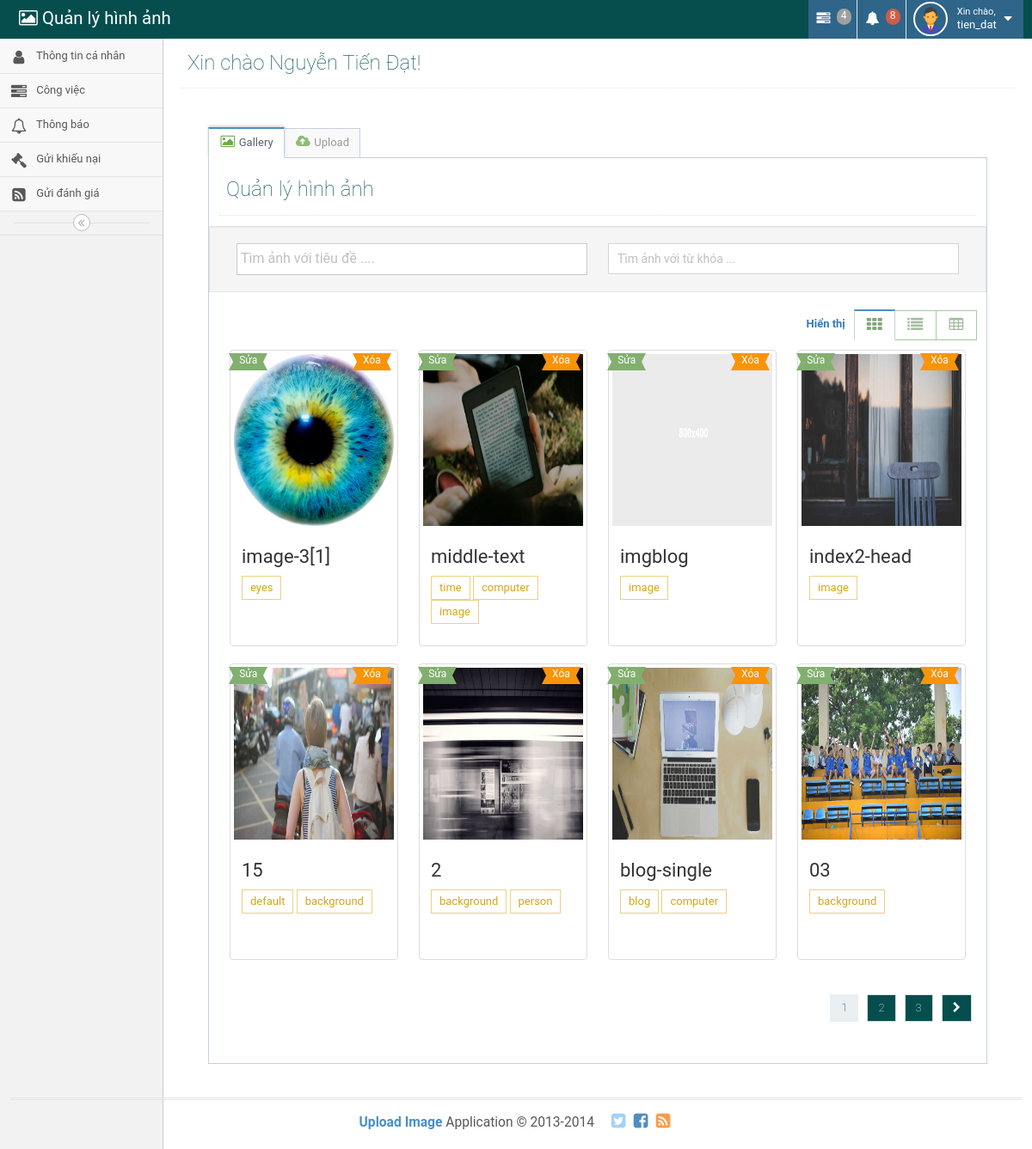
The page /index.php/upload on the database its author committed.
### tables this page shows
CREATE TABLE `images` (
  `image_id` int(11) NOT NULL,
  `title` varchar(255) NOT NULL,
  `url` varchar(255) NOT NULL,
  `uid` int(11) NOT NULL DEFAULT '1',
  `keywords` varchar(255) NOT NULL,
  `date_created` timestamp NOT NULL DEFAULT CURRENT_TIMESTAMP
);

CREATE TABLE `keywords` (
  `key_id` int(11) NOT NULL,
  `keyword` varchar(250) NOT NULL,
  `date_created` timestamp NOT NULL DEFAULT CURRENT_TIMESTAMP
);

### application/controllers/Upload.php (called while the page is built, shortened)
<?php
class Upload extends CI_Controller {
	public function __construct()
	{
		$this->load->model('Upload_model');
		$this->load->library('pagination');
	}
	public function index(){
		$data = [
			'title' => 'Upload Images'
		];
		$data['images'] = $this->Upload_model->get_images("image_id > 0", 0);
		$data['num_rows'] = $this->Upload_model->count_all_images_available("image_id > 0");
		$this->load->view('upload/upload-header', $data);
		$this->load->view('upload/sidebar');
		$this->load->view('upload/content');
		$this->load->view('upload/footer');
	}
		if(count($images) ): ?>
        <?php endif;
}

### index.php (called while the page is built, shortened)
<?php
require_once BASEPATH.'core/CodeIgniter.php';

### application/models/Upload_model.php (called while the page is built, shortened)
<?php
class Upload_model extends CI_Model {
	public function get_keywords($where){
		return $this->db->select('keyword')->where($where)->get('keywords')->result_array();
	}
	public function get_images($where = 'uid=1', $offset = 0, $limit = PER_PAGE){
		$res = $this->db->flush_cache()->select('*')->where($where)->limit($limit, $offset)->order_by('date_created', 'DESC')->get('images')->result_array();
		if (count($res)) {
			foreach ($res as &$img) {
				$img['keywords'] = self::get_keywords('key_id IN ('. $img['keywords'] . ')');
			}
		}
		return $res;
	}
}

### application/views/upload/content.php (the view, shortened to what this page needs)
<div class="main-content">
    <div class="page-content">
        <div class="page-header">
            <h1>
                Xin chào Nguyễn Tiến Đạt!
            </h1>
        </div>
        <div class="col-xs-12">
            <div class="space"></div>
            <div class="page-content">
                <div class="tabbable">
                    <ul class="nav nav-tabs" id="myTab">
                        <li class="active">
                            <a data-toggle="tab" href="#gallery-area" aria-expanded="true">
                                <i class="green ace-icon fa fa-picture-o bigger-120"></i>
                                Gallery
                            </a>
                        </li>
                        <li class="">
                            <a data-toggle="tab" href="#upload-area" aria-expanded="false">
                                <i class="green ace-icon fa fa-cloud-upload bigger-120"></i>
                                Upload
                            </a>
                        </li>
                    </ul>
                    <div class="tab-content">
                        <div id="gallery-area" class="tab-pane fade active in">
                            <div class="page-header">
                                <h1>
                                    Quản lý hình ảnh
                                </h1>
                            </div>
                            <div class="row">
                                <div class="col-xs-12 well">
                                    <form class="" action="" method="POST" id="filter-form" >
                                        <div class="col-xs-6">
                                            <input type="text" id="header-search-title" name="title" class="typeahead" value="<?= $this->session->has_userdata('title') ? $this->session->title : '' ?>" placeholder="Tìm ảnh với tiêu đề ....">
                                        </div>
                                        <div class="col-xs-6">
                                        </div>
                                    </form>
                                </div>
                                <div class="tabbable">
                                    <div class="search-area col-xs-4 pull-right">
                                        <div class="pull-right">
                                            <b class="text-primary">Hiển thị</b>
                                            <ul id="toggle-layout-format" class="nav nav-tabs btn-group btn-overlap" data-toggle="buttons">
                                                <li class="active">
                                                    <a title="Thumbnail view" class="btn btn-lg btn-white btn-success" data-toggle="tab" href="#grid-view" aria-expanded="false" data-class="btn-success" aria-pressed="true">
                                                        <i class="icon-only ace-icon fa fa-th"></i>
                                                    </a>
                                                </li>
                                                <li>
                                                    <a title="List view" class="btn btn-lg btn-white btn-success" data-class="btn-success" data-toggle="tab" href="#list-view" aria-expanded="false">
                                                        <i class="icon-only ace-icon fa fa-list"></i>
                                                    </a>
                                                </li>
                                                <li>
                                                    <a title="Table view" class="btn btn-lg btn-white btn-success" data-class="btn-success" data-toggle="tab" href="#table-view" aria-expanded="false">
                                                        <i class="icon-only ace-icon fa fa-table"></i>
                                                    </a>
                                                </li>
                                            </div>
                                        </div>
                                    </div>
                                    <div class="col-xs-12 tab-content no-border" id="gallery-content">
                                        <?php if(count($images) ): ?>
                                            <div class="tab-pane fade active in" id="grid-view">
                                            <?php foreach ($images as $image): ?>
                                                <div class="col-xs-6 col-sm-4 col-md-3 single-image">
                                                    <div class="thumbnail search-thumbnail">
                                                        <span class="search-promotion label label-warning arrowed-in arrowed-in-right pull-right delete-img" data-img-id="<?= $image['image_id'] ?>">Xóa</span>
                                                        <span class="search-promotion label label-success arrowed-in arrowed-in-right edit-img" data-img-id="<?= $image['image_id'] ?>">Sửa</span>
                                                        <img class="media-object" alt="100%x200" style="height: 200px; width: 100%; display: block;" src="<?= base_url().$image['url'] ?>" data-holder-rendered="true">
                                                        <div class="caption">
                                                            <h3 class="search-title">
                                                                <?= $image['title'] ?>
                                                            </h3>
                                                            <p>
                                                                <?php foreach ($image['keywords'] as $key): ?>
                                                                    <span type="button" class="btn btn-white btn-yellow btn-sm"><?= $key['keyword'] ?></span>
                                                                <?php endforeach ?>
                                                            </p>
                                                        </div>
                                                    </div>
                                                </div>
                                            <?php endforeach ?>
                                            </div>
                                            <div class="clearfix"></div>
                                            <?php
                                            $config['base_url'] = base_url() . "upload/page/";
                                            $config['total_rows'] = $num_rows;
                                            $config['per_page'] = PER_PAGE;
                                            $config['num_links'] = 3;
                                            $config['full_tag_open']    = '<ul class="pagination pull-right">';
                                            $config['full_tag_close']   = '</ul>';
                                            $config['first_link']       = 'Trang đầu';
                                            $config['last_link']        = 'Trang cuối';
                                            $config['next_link']        = '<i class="fa fa-chevron-right" aria-hidden="true"></i>';
                                            $config['next_tag_open']    = '<li>';
                                            $config['next_tag_close']   = '</li>';
                                            $config['first_tag_open']   = '<li>';
                                            $config['last_tag_open']    = '<li>';
                                            $config['first_tag_close']  = '</li>';
                                            $config['last_tag_close']   = '</li>';
                                            $config['prev_link']        = '<i class="fa fa-chevron-left" aria-hidden="true"></i>';
                                            $config['prev_tag_open']    = '<li>';
                                            $config['prev_tag_close']   = '</li>';
                                            $config['cur_tag_open']     = '<li class="active"><a href="#">';
                                            $config['cur_tag_close']    = '</a></li>';
                                            $config['num_tag_open']     = '<li>';
                                            $config['num_tag_close']    = '</li>';
                                            $config['use_page_numbers'] = TRUE;
                                            $this->pagination->initialize($config);
                                            echo $this->pagination->create_links(); ?>
                                        <?php endif; ?>
                                    </div>
                                </div>
                            </div>
                        </div>
                    </div>
                </div>
            </div>
        </div>
    </div>
</div>

### application/views/upload/upload-header.php (shortened to what this page needs)
<!DOCTYPE html>
<html lang="en">
	<head>
		<link rel="stylesheet" href="assets/css/bootstrap.min.css" />
		<link rel="stylesheet" href="assets/css/font-awesome.min.css" />
		<link rel="stylesheet" href="assets/css/jquery-ui.custom.min.css" />
		<link rel="stylesheet" href="assets/css/dropzone.min.css" />
		<link rel="stylesheet" href="assets/css/ace.min.css" class="ace-main-stylesheet" id="main-ace-style" />
		<link rel="stylesheet" href="assets/css/ace-skins.min.css" />
		<link rel="stylesheet" href="assets/css/ace-rtl.min.css" />
	</head>
	<body class="no-skin">
		<div id="navbar" class="navbar navbar-default ace-save-state">
			<div class="navbar-container ace-save-state" id="navbar-container">
				<div class="navbar-header pull-left">
					<a href="index.html" class="navbar-brand">
						<small>
							<i class="fa fa-picture-o" aria-hidden="true"></i>
							Quản lý hình ảnh
						</small>
					</a>
				</div>
				<div class="navbar-buttons navbar-header pull-right" role="navigation">
					<ul class="nav ace-nav">
						<li class="dropdown-modal">
							<a data-toggle="dropdown" class="dropdown-toggle" href="#">
								<i class="ace-icon fa fa-tasks"></i>
								<span class="badge badge-grey">4</span>
							</a>
						</li>
						<li class="dropdown-modal">
							<a data-toggle="dropdown" class="dropdown-toggle" href="#">
								<i class="ace-icon fa fa-bell icon-animated-bell"></i>
								<span class="badge badge-important">8</span>
							</a>
						</li>
						<li class="dropdown-modal">
							<a data-toggle="dropdown" href="#" class="dropdown-toggle">
								<img id="avatar" class="nav-user-photo" src="assets/img/user.png" alt="tien_dat's Photo" />
								<span class="user-info">
									<small>Xin chào,</small>
									tien_dat
								</span>
								<i class="ace-icon fa fa-caret-down"></i>
							</a>
						</li>
					</ul>
				</div>
			</div>
		</div>

### application/views/upload/sidebar.php (shortened to what this page needs)
<div class="main-container ace-save-state" id="main-container">
	<div id="sidebar" class="sidebar responsive ace-save-state">
		<ul class="nav nav-list">
			<li class="">
				<a href="profile">
					<i class="menu-icon fa fa-user"></i>
					<span class="menu-text">
						Thông tin cá nhân
					</span>
				</a>
			</li>
			<li class="">
				<a href="user/view_task">
					<i class="menu-icon fa fa-tasks"></i>
					<span class="menu-text"> Công việc </span>
				</a>
			</li>
			<li class="">
				<a href="user/view_noti">
					<i class="menu-icon fa fa-bell-o"></i>
					<span class="menu-text"> Thông báo </span>
				</a>
			</li>
			<li class="">
				<a href="user/add_complaint">
					<i class="menu-icon fa fa-gavel"></i>
					<span class="menu-text">
						Gửi khiếu nại
					</span>
				</a>
			</li>
			<li class="">
				<a href="user/add_rate">
					<i class="menu-icon fa fa-rss-square"></i>
					<span class="menu-text">
						Gửi đánh giá
					</span>
				</a>
			</li>
		</ul>
		<div class="sidebar-toggle sidebar-collapse" id="sidebar-collapse">
			<i id="sidebar-toggle-icon" class="ace-icon fa fa-angle-double-left ace-save-state" data-icon1="ace-icon fa fa-angle-double-left" data-icon2="ace-icon fa fa-angle-double-right"></i>
		</div>
	</div>

### application/views/upload/footer.php (shortened to what this page needs)
	<div class="footer">
		<div class="footer-inner">
			<div class="footer-content">
				<span class="bigger-120">
					<span class="blue bolder">Upload Image</span>
					Application &copy; 2013-2014
				</span>
				<span class="action-buttons">
					<a href="#">
						<i class="ace-icon fa fa-twitter-square light-blue bigger-150"></i>
					</a>
					<a href="#">
						<i class="ace-icon fa fa-facebook-square text-primary bigger-150"></i>
					</a>
					<a href="#">
						<i class="ace-icon fa fa-rss-square orange bigger-150"></i>
					</a>
				</span>
			</div>
		</div>
	</div>
</body>
</html>

### rows shown on the page
images: url (picture), title "image-3[1]"
keywords: keyword "eyes"
images: url (picture), title "middle-text"
keywords: keyword "time"
keywords: keyword "computer"
keywords: keyword "image"
images: url (picture), title "imgblog"
images: url (picture), title "index2-head"
images: url (picture), title "15"
keywords: keyword "default"
keywords: keyword "background"
images: url (picture), title "2"
keywords: keyword "person"
images: url (picture), title "blog-single"
keywords: keyword "blog"
images: url (picture), title "03"

### other values the page prints
$this->pagination->create_links() "1 2 3"
